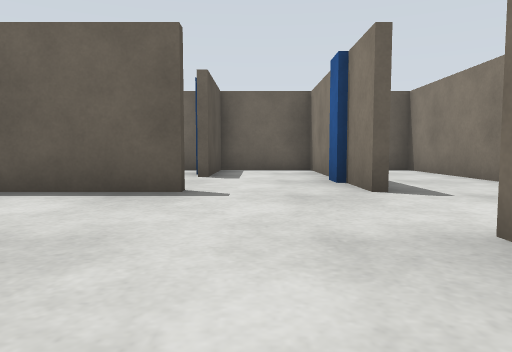
[1] (above)

19 first-person views from a walk through a world built for the Gazebo simulator. The camera is 0.5 m above the floor, tilts 4° down and sees 70° across. The floor is counted in squares, 1 m on a side. Each view is taken from the middle of a square. On the plan, view 1 faces up. The plan holds only what a view shows up to about 9 squares ahead; the rest is blank.

[2]
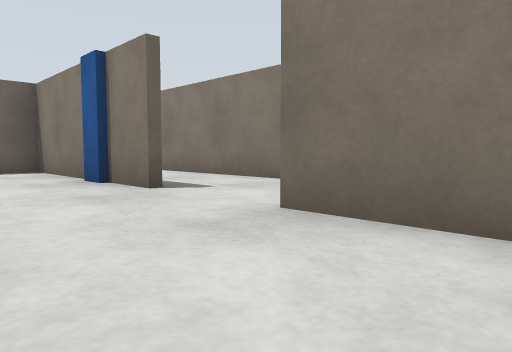

[3]
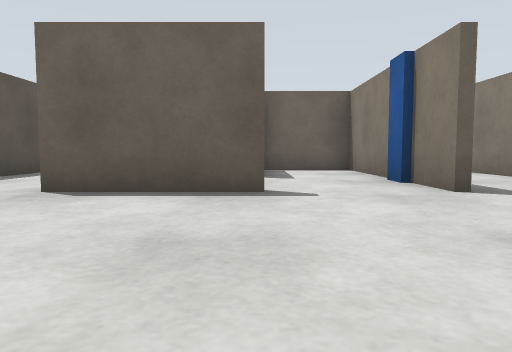

[4]
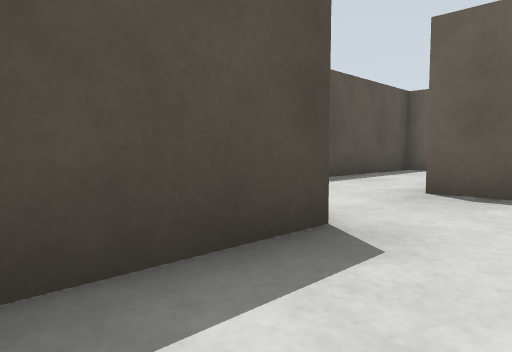

[5]
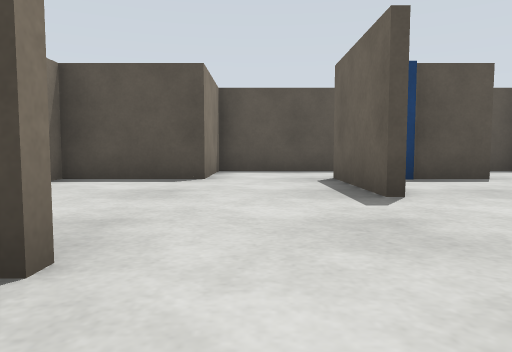

[6]
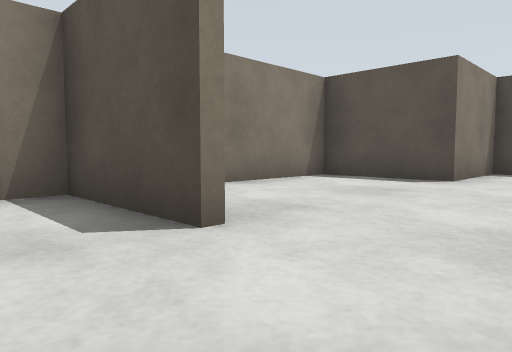

[7]
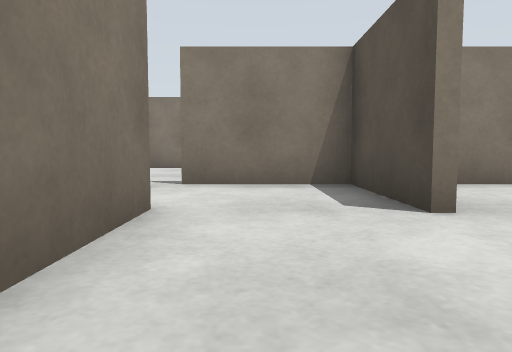

[8]
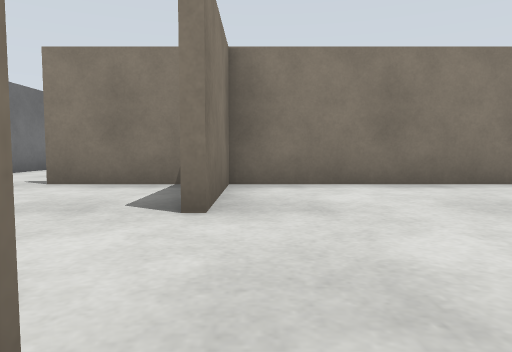

[9]
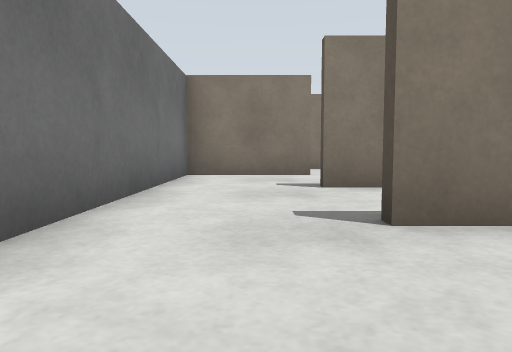

[10]
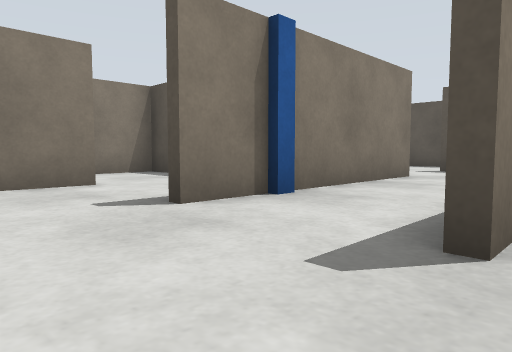

[11]
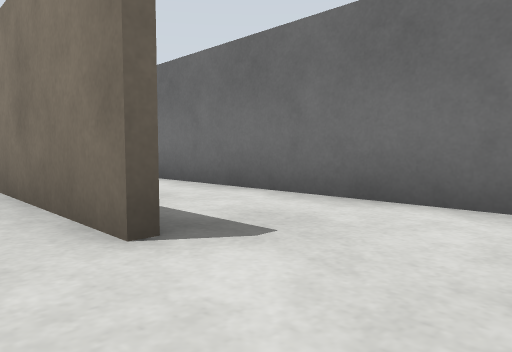

[12]
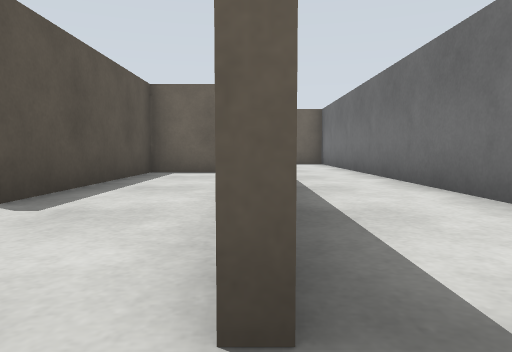

[13]
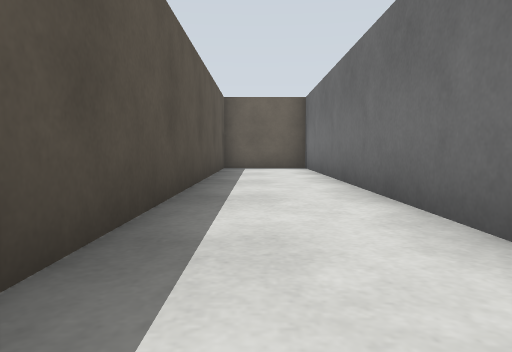

[14]
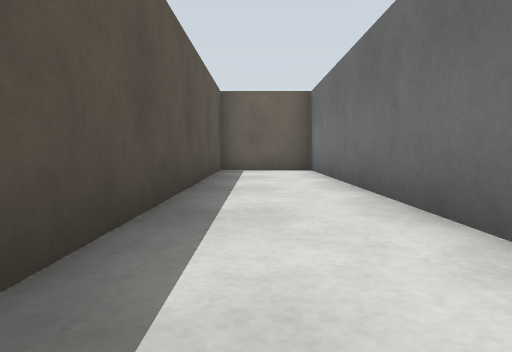

[15]
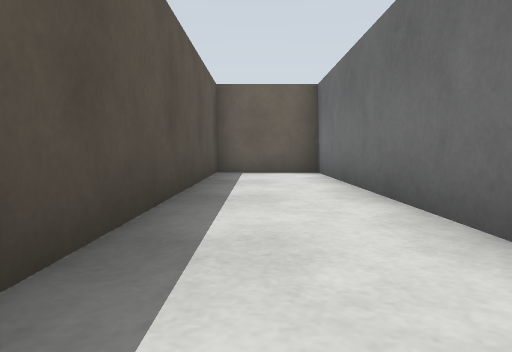

[16]
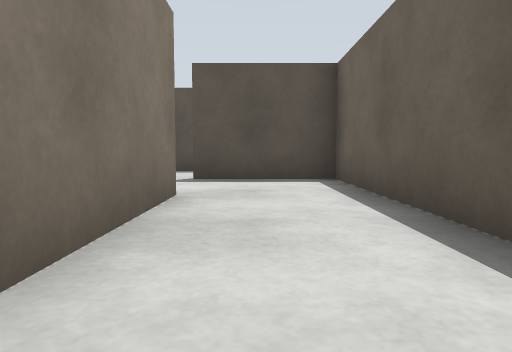

[17]
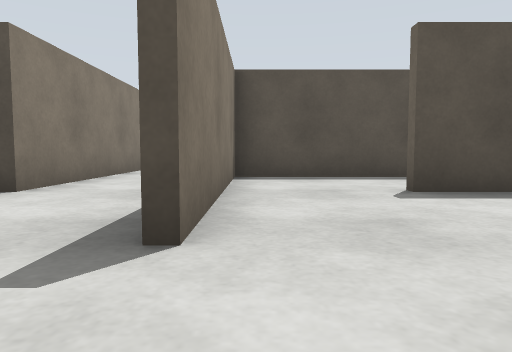

[18]
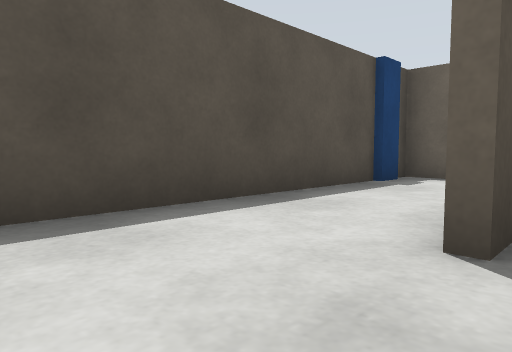

[19]
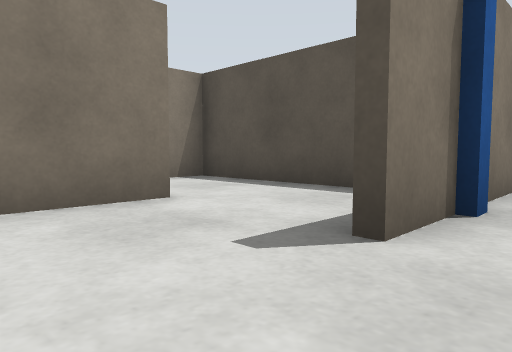

### Floor plan
Key: @ floor where view 1 was taken; # wall or solid block; . floor; B blue box; O other object.
Columns run from 8 left of view 1 to 7 right of it. Each row starts with its distance up from view 1.
 14             ####
 13             #..#
 12             #..#
 11             #..#
 10   #         #..#
  9   #    ######..#
  8   #..  O..#.#..#
  7   #..#.#..#.#..#
  6   #..B...B#.#..#
  5   #..#....#.#..#
  4   #..###....#..#
  3   #.........#..#
  2   ###.....#.#..#
  1   B.##....#....#
  0   #..#..@.#....#
 -1   #..########..#
 -2   #..#.........#
 -3   #..#.####B#..#
 -4   #...... #....#
 -5   #.......#....#
 -6   ######. #.####
 -7   ......  #.
 -8 #####.    ##

Where each view was taken, in squares from view 1:
view 1: 0 up, 0 right, facing up
view 2: 0 up, 1 left, facing up-right
view 3: 0 up, 1 left, facing up
view 4: 0 up, 2 left, facing up-left
view 5: 3 up, 3 right, facing left
view 6: 4 up, 3 right, facing down-left
view 7: 5 up, 3 right, facing down
view 8: 5 up, 1 right, facing down
view 9: 2 up, 5 right, facing down
view 10: 0 up, 6 right, facing down-left
view 11: 0 up, 3 right, facing up-right
view 12: 1 up, 4 right, facing up
view 13: 4 up, 5 right, facing up
view 14: 5 up, 5 right, facing up
view 15: 6 up, 5 right, facing up
view 16: 2 down, 3 right, facing left
view 17: 5 down, 1 right, facing left
view 18: 5 down, 3 left, facing up-left
view 19: 2 down, 6 right, facing down-left
